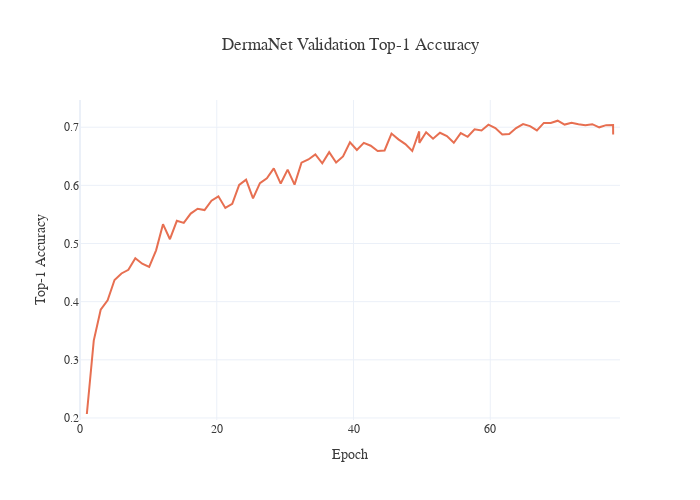

The code cell stored with this chart in its notebook:
### Code cell
# DermaNet: validation top-1 accuracy
val_acc1 = pd.read_csv('../outputs/results_data/dermanet_training/dermanet_val_acc1.csv')
if 'Step' in val_acc1.columns:
    val_acc1['Epoch'] = val_acc1['Step'] / 79.0
fig = px.line(
    val_acc1,
    x='Epoch' if 'Epoch' in val_acc1.columns else val_acc1.index,
    y='Value',
    title='DermaNet Validation Top-1 Accuracy',
    labels={'Epoch': 'Epoch', 'Value': 'Top-1 Accuracy'},
    color_discrete_sequence=[ACCENT3]
)
fig.update_layout(yaxis_range=[max(0, val_acc1['Value'].min()*0.95), min(1, val_acc1['Value'].max()*1.05)], xaxis_range=[(val_acc1['Epoch'].min() - 1) if 'Epoch' in val_acc1.columns else None, (val_acc1['Epoch'].max() + 1) if 'Epoch' in val_acc1.columns else None], width=700, height=500)
fig.write_image('imgs/dermanet_val_acc1.png', scale=2)
fig.show()

### Figure 1 — Plotly figure (JSON) as saved in the notebook; plotly's stock layout.template omitted (floating-point values rounded to 4 significant figures)
{"data": [{"hovertemplate": "Epoch=%{x}<br>Top-1 Accuracy=%{y}<extra></extra>", "legendgroup": "", "line": {"color": "#e76f51", "dash": "solid"}, "marker": {"symbol": "circle"}, "mode": "lines", "name": "", "orientation": "v", "showlegend": false, "type": "scatter", "x": [1.0, 2.013, 3.025, 4.038, 5.051, 6.063, 7.076, 8.089, 9.101, 10.11, 11.13, 12.14, 13.15, 14.16, 15.18, 16.19, 17.2, 18.22, 19.23, 20.24, 21.25, 22.27, 23.28, 24.29, 25.3, 26.32, 27.33, 28.34, 29.35, 30.37, 31.38, 32.39, 33.41, 34.42, 35.43, 36.44, 37.46, 38.47, 39.48, 40.49, 41.51, 42.52, 43.53, 44.54, 45.56, 46.57, 47.58, 48.59, 49.61, 49.62, 50.62, 51.63, 52.65, 53.66, 54.67, 55.68, 56.7, 57.71, 58.72, 59.73, 60.75, 61.76, 62.77, 63.78, 64.8, 65.81, 66.82, 67.84, 68.85, 69.86, 70.87, 71.89, 72.9, 73.91, 74.92, 75.94, 76.95, 77.96, 77.97], "xaxis": "x", "y": [0.2069, 0.333, 0.3863, 0.4025, 0.4373, 0.4485, 0.4548, 0.4745, 0.4652, 0.4597, 0.4883, 0.5332, 0.5074, 0.539, 0.5354, 0.5515, 0.5597, 0.5575, 0.5737, 0.5811, 0.5612, 0.5682, 0.6008, 0.6099, 0.5776, 0.6039, 0.6121, 0.6291, 0.6031, 0.627, 0.6012, 0.639, 0.6446, 0.6532, 0.638, 0.6572, 0.6392, 0.6498, 0.6742, 0.6609, 0.6731, 0.6681, 0.6591, 0.66, 0.6891, 0.679, 0.6709, 0.6591, 0.6928, 0.6731, 0.6913, 0.6803, 0.6905, 0.6849, 0.6733, 0.6899, 0.6835, 0.6963, 0.6944, 0.7043, 0.6985, 0.6873, 0.6883, 0.6985, 0.7054, 0.7018, 0.6946, 0.7074, 0.7072, 0.7112, 0.7045, 0.7075, 0.7049, 0.7032, 0.7052, 0.6998, 0.7035, 0.7039, 0.6873], "yaxis": "y"}], "layout": {"height": 500, "legend": {"tracegroupgap": 0}, "title": {"text": "DermaNet Validation Top-1 Accuracy"}, "width": 700, "xaxis": {"anchor": "y", "domain": [0, 1], "range": [0, 78.97], "title": {"text": "Epoch"}}, "yaxis": {"anchor": "x", "domain": [0, 1], "range": [0.1965, 0.7468], "title": {"text": "Top-1 Accuracy"}}}}
